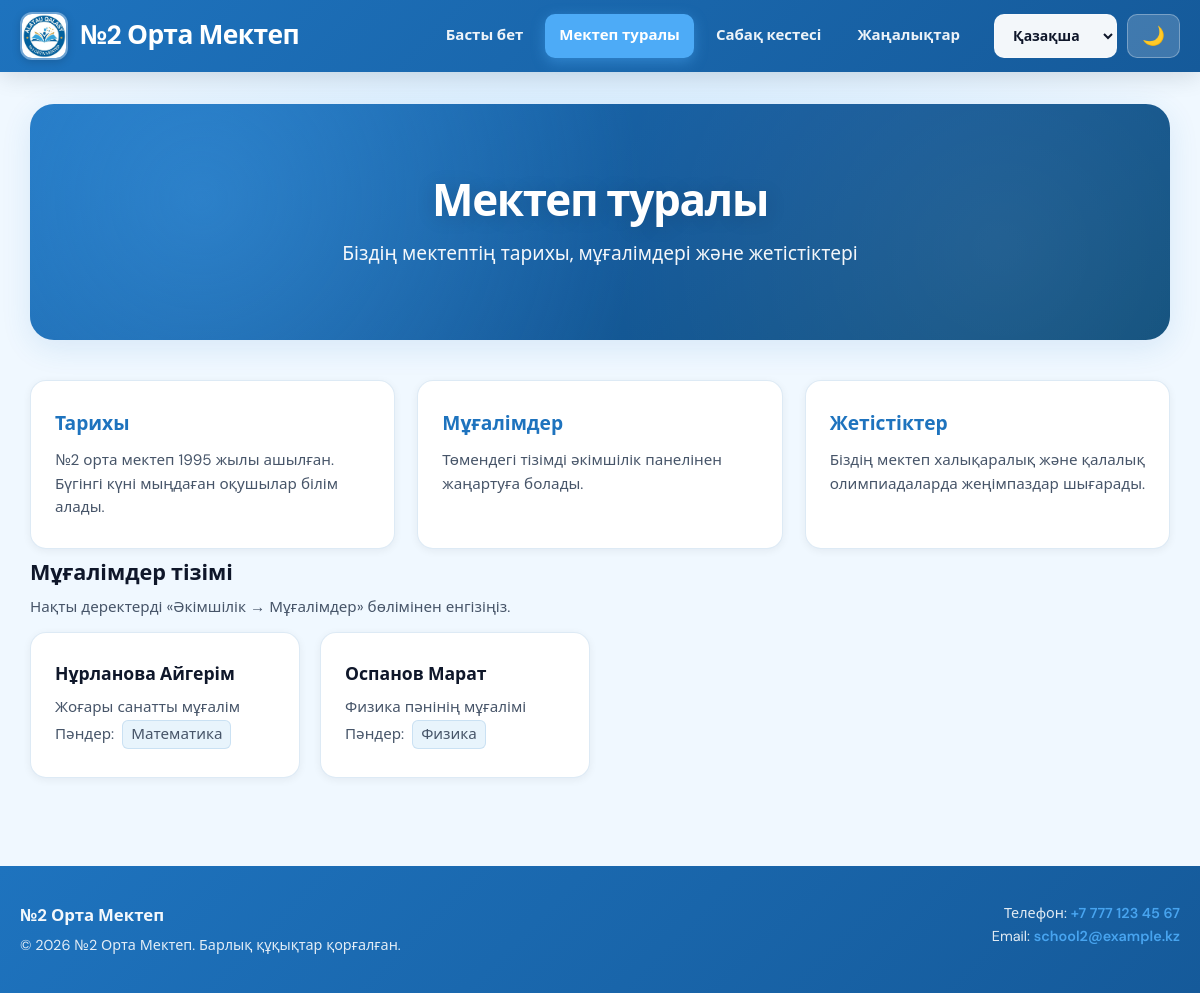
The page /about/ on the database its author committed.
### portal/models.py (models this page shows, shortened)
class Teacher(models.Model):
    last_name = models.CharField("Тегі", max_length=80)
    first_name = models.CharField("Аты", max_length=80)
    middle_name = models.CharField("Әкесінің аты", max_length=80, blank=True)
    subjects = models.ManyToManyField(
        Subject,
        verbose_name="Пәндер",
        blank=True,
        related_name="teachers",
    )
    email = models.EmailField("Email", blank=True)
    phone = models.CharField("Телефон", max_length=32, blank=True)
    position = models.CharField("Лауазымы (қаз)", max_length=120, blank=True)
    position_ru = models.CharField("Лауазым (орыс)", max_length=120, blank=True)
    position_en = models.CharField("Должность (англ.)", max_length=120, blank=True)
    class Meta:
        ordering = ["last_name", "first_name"]
        verbose_name = "Мұғалім"
        verbose_name_plural = "Мұғалімдер"
    def __str__(self):
        parts = [self.last_name, self.first_name]
        if self.middle_name:
            parts.append(self.middle_name)
        return " ".join(parts)

class Subject(models.Model):
    name = models.CharField("Пән атауы (қаз)", max_length=120)
    name_ru = models.CharField("Атауы (орыс)", max_length=120, blank=True)
    name_en = models.CharField("Атауы (ағыл.)", max_length=120, blank=True)
    class Meta:
        ordering = ["name"]
        verbose_name = "Пән"
        verbose_name_plural = "Пәндер"

### portal/views.py (the view)
# urls.py: path("about/", views.about, name="about"),
def about(request):
    teachers = Teacher.objects.prefetch_related("subjects").all()
    return render(
        request,
        "portal/about.html",
        {"nav": "about", "teachers": teachers},
    )

### portal/templatetags/l10n_tags.py (called while the page is built)
@register.filter
def loc(obj, field_name: str):
    if obj is None:
        return ""
    lang = (translation.get_language() or "kk").split("-")[0]
    base = getattr(obj, field_name, None)
    if lang == "kk":
        return base if base is not None else ""
    alt = getattr(obj, f"{field_name}_{lang}", None)
    if alt:
        return alt
    return base if base is not None else ""

### templates/portal/about.html (shortened to what this page needs)
{% extends "portal/base.html" %}
{% load i18n %}
{% load l10n_tags %}
{% block content %}
        <section class="hero">
            <h1>{% trans "Мектеп туралы" %}</h1>
            <p>{% trans "Біздің мектептің тарихы, мұғалімдері және жетістіктері" %}</p>
        </section>
        <section class="cards">
            <article class="card">
                <h2>{% trans "Тарихы" %}</h2>
                <p>{% trans "№2 орта мектеп 1995 жылы ашылған. Бүгінгі күні мыңдаған оқушылар білім алады." %}</p>
            </article>
            <article class="card">
                <h2>{% trans "Мұғалімдер" %}</h2>
                <p>{% trans "Төмендегі тізімді әкімшілік панелінен жаңартуға болады." %}</p>
            </article>
            <article class="card">
                <h2>{% trans "Жетістіктер" %}</h2>
                <p>{% trans "Біздің мектеп халықаралық және қалалық олимпиадаларда жеңімпаздар шығарады." %}</p>
            </article>
        </section>
        <div class="section-intro section-intro--tight">
            <h2>{% trans "Мұғалімдер тізімі" %}</h2>
            <p class="muted">{% trans "Нақты деректерді «Әкімшілік → Мұғалімдер» бөлімінен енгізіңіз." %}</p>
        </div>
        <section class="teachers-grid" aria-label="{% trans 'Мұғалімдер тізімі' %}">
            {% for teacher in teachers %}
                <article class="card teacher-card">
                    <h3 class="teacher-name">{{ teacher }}</h3>
                    {% if teacher.position or teacher.position_ru or teacher.position_en %}
                        <p class="teacher-position">{{ teacher|loc:"position" }}</p>
                    {% endif %}
                    {% if teacher.subjects.all %}
                        <p class="teacher-subjects">
                            <span>{% trans "Пәндер:" %}</span>
                            {% for subj in teacher.subjects.all %}
                                <span class="tag">{{ subj|loc:"name" }}</span>
                            {% endfor %}
                        </p>
                    {% endif %}
                </article>
            {% empty %}
                <p class="empty-hint">{% trans "Әзірге мұғалімдер қосылмаған. Әкімшіліктен дерек енгізіңіз." %}</p>
            {% endfor %}
        </section>
{% endblock %}

### assets/style.css (style rules this page uses)
:root { --primary: #1e73be; --primary-dark: #155a9a; --secondary: #4dabf7; --white: #ffffff; --dark-bg: #121212; --dark-card: #1e1e1e; --dark-text: #e0e0e0; --radius-sm: 10px; --radius-md: 16px; --radius-lg: 24px; --shadow-sm: 0 2px 8px rgba(15, 23, 42, 0.06); --shadow-md: 0 8px 30px rgba(30, 115, 190, 0.12); --shadow-lg: 0 20px 50px rgba(15, 23, 42, 0.12); --font: "DM Sans", "Segoe UI", system-ui, sans-serif; --header-h: 72px; }
html[data-theme="light"] { --bg: #f0f8ff; --bg-soft: #e8f4fc; --text: #0f172a; --text-muted: #475569; --card-bg: var(--white); --header-bg: linear-gradient(135deg, var(--primary) 0%, var(--primary-dark) 100%); --header-solid: var(--primary); --border: rgba(30, 115, 190, 0.15); --hero-glow: rgba(77, 171, 247, 0.35); }
*, *::before, *::after { margin: 0; padding: 0; box-sizing: border-box; }
html { scroll-behavior: smooth; -webkit-text-size-adjust: 100%; }
body { font-family: var(--font); background: var(--bg); background-image: radial-gradient(ellipse 120% 80% at 50% -20%, var(--hero-glow), transparent 55%); color: var(--text); min-height: 100vh; display: flex; flex-direction: column; line-height: 1.55; }
.hero { position: relative; text-align: center; padding: clamp(40px, 8vw, 72px) clamp(20px, 4vw, 48px); background: linear-gradient(145deg, var(--primary) 0%, var(--primary-dark) 55%, #0d4d7a 100%); color: var(--white); border-radius: var(--radius-lg); box-shadow: var(--shadow-md); margin-bottom: 40px; overflow: hidden; }
.hero::before { content: ""; position: absolute; inset: 0; background: radial-gradient(circle at 15% 40%, rgba(77, 171, 247, 0.35) 0%, transparent 45%), radial-gradient(circle at 85% 60%, rgba(255, 255, 255, 0.08) 0%, transparent 40%); pointer-events: none; }
.hero > * { position: relative; z-index: 1; }
.hero h1 { font-size: clamp(1.85rem, 5vw, 2.75rem); font-weight: 800; letter-spacing: -0.03em; line-height: 1.15; margin-bottom: 12px; text-shadow: 0 2px 20px rgba(0, 0, 0, 0.15); }
.hero p { font-size: clamp(1rem, 2.4vw, 1.2rem); opacity: 0.95; max-width: 36em; margin: 0 auto; font-weight: 500; }
.section-intro { margin-bottom: 24px; }
.section-intro h2 { font-size: 1.35rem; font-weight: 700; color: var(--text); margin-bottom: 6px; }
.section-intro p { color: var(--text-muted); font-size: 0.95rem; }
.cards { display: grid; grid-template-columns: repeat(auto-fit, minmax(260px, 1fr)); gap: 22px; }
.card { background: var(--card-bg); padding: 28px 24px; border-radius: var(--radius-md); border: 1px solid var(--border); box-shadow: var(--shadow-sm); text-align: left; transition: transform 0.25s ease, box-shadow 0.25s ease, border-color 0.2s ease; }
.card h2 { font-size: 1.2rem; font-weight: 700; color: var(--primary); margin-bottom: 10px; }
.card p { color: var(--text-muted); font-size: 0.95rem; margin: 0; }
.section-intro--tight { margin-top: 8px; margin-bottom: 12px; }
.muted { color: var(--text-muted); font-size: 0.95rem; }
.teachers-grid { display: grid; grid-template-columns: repeat(auto-fill, minmax(260px, 1fr)); gap: 20px; margin-bottom: 40px; }
.teacher-card h3 { margin-bottom: 8px; font-size: 1.1rem; }
.teacher-position { font-size: 0.9rem; color: var(--text-muted); margin-bottom: 8px; }
.teacher-subjects { font-size: 0.9rem; display: flex; flex-wrap: wrap; align-items: center; gap: 8px; }
.tag { display: inline-block; background: var(--bg-soft); padding: 2px 8px; border-radius: 6px; border: 1px solid var(--border); }

### rows shown on the page
Teacher: last_name+first_name+middle_name "Нұрланова Айгерім", position "Жоғары санатты мұғалім"
Subject: name "Математика"
Teacher: last_name+first_name+middle_name "Оспанов Марат", position "Физика пәнінің мұғалімі"
Subject: name "Физика"
